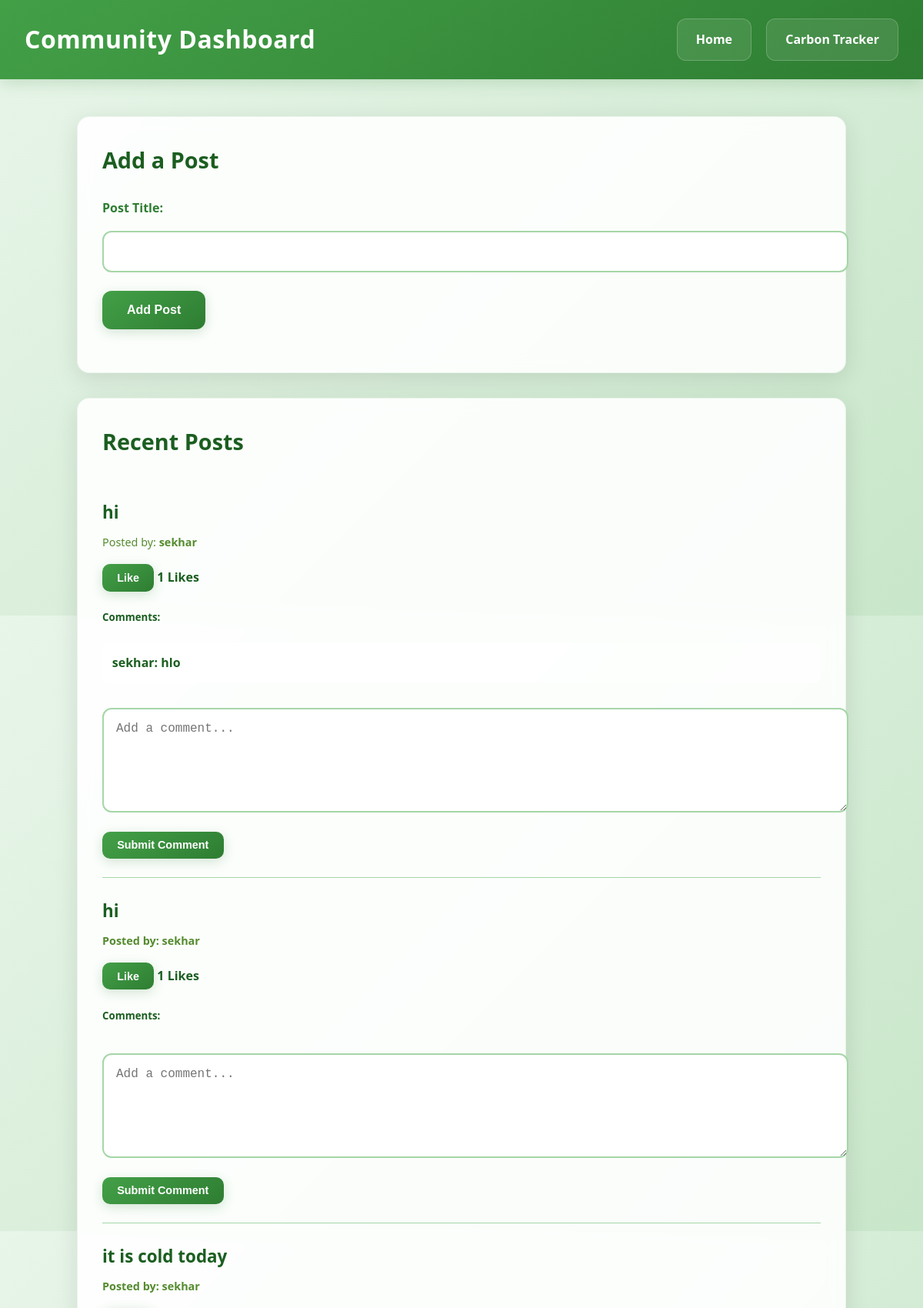
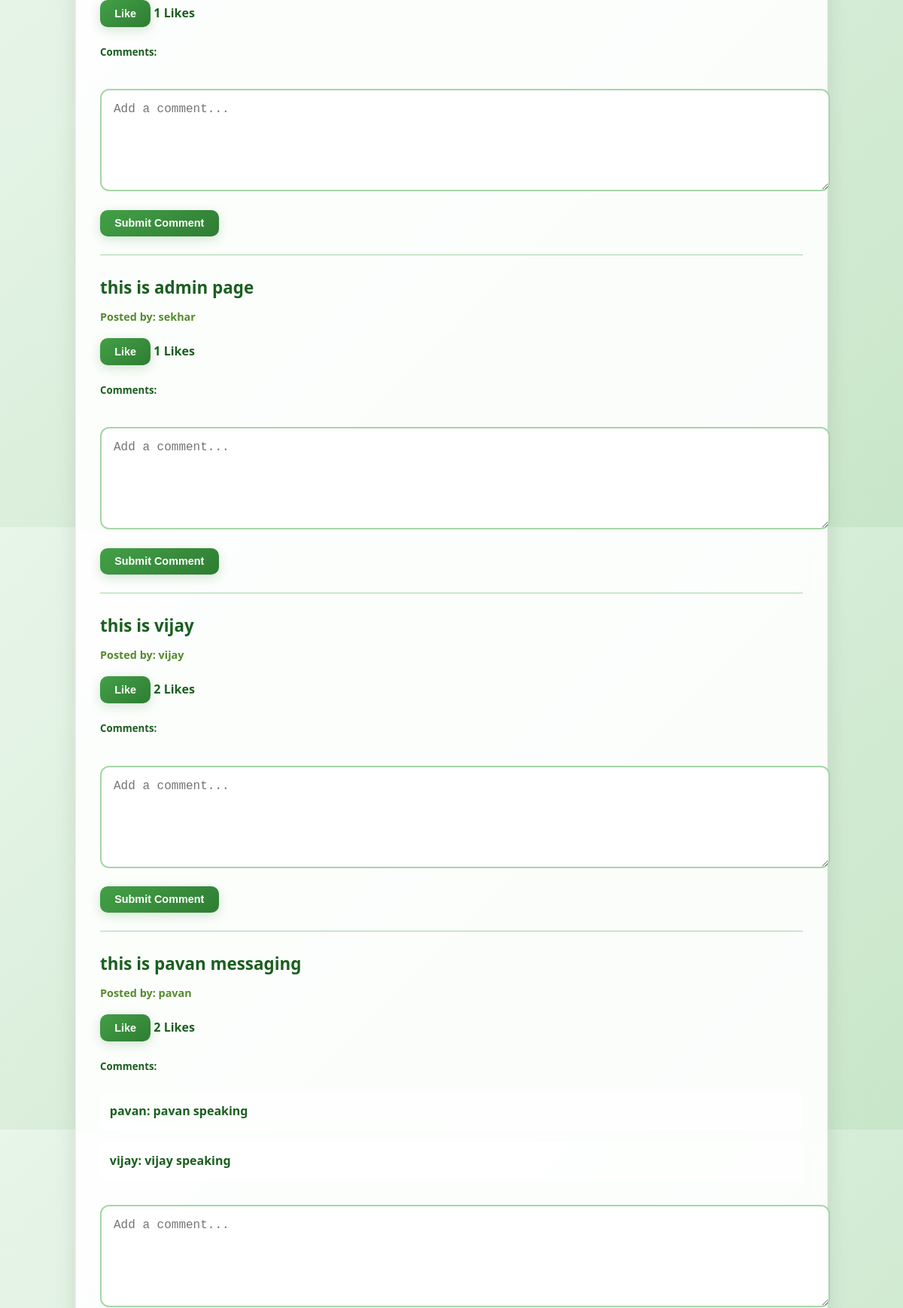
The app's page /community (upper part) with its own data (2 pictures, top to bottom).
### tables this page shows
CREATE TABLE community_posts (
    id INTEGER PRIMARY KEY AUTOINCREMENT,
    title TEXT NOT NULL,
    username TEXT NOT NULL,
    likes INTEGER DEFAULT 0,
    created_at TIMESTAMP DEFAULT CURRENT_TIMESTAMP
);

CREATE TABLE comments(id INTEGER PRIMARY KEY AUTOINCREMENT,
            post_id INTEGER,
            user_id INTEGER,
            content TEXT,
            created_at TIMESTAMP DEFAULT CURRENT_TIMESTAMP,
            FOREIGN KEY(post_id) REFERENCES posts(id),
            FOREIGN KEY(user_id) REFERENCES infosys(id));

### app.py (the view, shortened to what this page needs)
@app.route('/community', methods=['GET', 'POST'])
def community():
    cursor.execute("SELECT * FROM community_posts ORDER BY created_at DESC")
    posts = cursor.fetchall()
    post_list = []
    for post in posts:
        post_id = post[0]
        cursor.execute("SELECT * FROM comments WHERE post_id=?", (post_id,))
        comments = cursor.fetchall()
        cursor.execute("SELECT COUNT(*) FROM post_likes WHERE post_id=?", (post_id,))
        like_count = cursor.fetchone()[0]
        post_list.append({
            'id': post[0],
            'title': post[1],
            'username': post[2],
            'likes': like_count,
            'comments': [{'user_id': comment[2], 'content': comment[3]} for comment in comments]
        })
    return render_template(
        'community.html',
        posts=post_list,
        userId=session.get('userId', None),
        username=session.get('username', 'Anonymous')
    )

### templates/community.html (shortened to what this page needs)
<!DOCTYPE html>
<html lang="en">
<head>
</head>
<body>
    <header>
        <h1>Community Dashboard</h1>
        <nav>
            <a href="{{url_for('home')}}" class="nav-button">Home</a>
            <a href="{{url_for('carbon_tracker')}}" class="nav-button">Carbon Tracker</a>
        </nav>
    </header>
    <div class="community-section">
        <div class="community-card">
            <h3>Add a Post</h3>
            <form action="/community" method="POST">
                <div class="form-group">
                    <label for="post-title">Post Title:</label>
                    <input type="text" id="post-title" name="title" required>
                </div>
                <div class="form-group">
                    <button type="submit">Add Post</button>
                </div>
            </form>
        </div>
        <div class="community-card">
            <h3>Recent Posts</h3>
            <ul class="community-list">
                {% for post in posts %}
                <li class="community-item">
                    <h4>{{ post.title }}</h4>
                    <div class="posted-by">Posted by: <strong>{{ post.username }}</div>
                    <div class="likes-comments">
                        <form class="like-form" data-post-id="{{ post.id }}">
                            <button type="submit" class="like-button">Like</button>
                            <span id="likes-count-{{ post.id }}">{{ post.likes }} Likes</span>
                        </form>
                    </div>
                    <div class="comments-section">
                        <h5>Comments:</h5>
                        <ul class="comments-list" id="comments-list-{{ post.id }}">
                            {% for comment in post.comments %}
                            <li>
                                <strong>{{ comment.user_id }}:</strong> {{ comment.content }}
                            </li>
                            {% endfor %}
                        </ul>
                        <form class="comment-form" data-post-id="{{ post.id }}">
                            <textarea name="content" placeholder="Add a comment..." required></textarea>
                            <button type="submit" class="comment-button">Submit Comment</button>
                        </form>
                    </div>
                </li>
                {% endfor %}
            </ul>
        </div>
    </div>
</body>
</html>

### templates/community.html (style rules this page uses)
body { font-family: 'Segoe UI', system-ui, -apple-system, sans-serif; margin: 0; padding: 0; background: linear-gradient(135deg, #e8f5e9 0%, #c8e6c9 100%); color: #1b5e20; line-height: 1.7; min-height: 100vh; }
header { background: linear-gradient(145deg, #43a047, #2e7d32); color: white; padding: 1.5rem 2rem; display: flex; justify-content: space-between; align-items: center; box-shadow: 0 4px 20px rgba(46, 125, 50, 0.2); }
header h1 { margin: 0; font-size: 2rem; font-weight: 700; letter-spacing: 0.5px; }
nav { display: flex; gap: 1.2rem; }
.nav-button { color: white; text-decoration: none; padding: 0.8rem 1.5rem; border-radius: 12px; background: rgba(255, 255, 255, 0.1); font-weight: 600; transition: all 0.3s cubic-bezier(0.4, 0, 0.2, 1); border: 1px solid rgba(255, 255, 255, 0.2); }
.community-section { max-width: 1000px; margin: 3rem auto; padding: 0 1.5rem; }
.community-card { background-color: rgba(255, 255, 255, 0.9); border-radius: 16px; box-shadow: 0 8px 30px rgba(0, 0, 0, 0.1); padding: 2rem; margin-bottom: 2rem; transition: all 0.3s ease; backdrop-filter: blur(10px); border: 1px solid rgba(67, 160, 71, 0.1); }
h3 { margin: 0 0 1.5rem 0; font-size: 1.8rem; color: #1b5e20; font-weight: 700; }
.form-group { margin-bottom: 1.5rem; }
label { display: block; margin-bottom: 0.5rem; font-weight: 600; color: #2e7d32; }
input[type="text"], textarea { width: 100%; padding: 1rem; margin-top: 0.5rem; border: 2px solid #a5d6a7; border-radius: 12px; font-size: 1rem; background-color: rgba(255, 255, 255, 0.9); transition: all 0.3s ease; }
button { background: linear-gradient(145deg, #43a047, #2e7d32); color: white; padding: 1rem 2rem; border: none; border-radius: 12px; font-size: 1rem; font-weight: 600; cursor: pointer; transition: all 0.3s cubic-bezier(0.4, 0, 0.2, 1); box-shadow: 0 4px 15px rgba(46, 125, 50, 0.2); }
.community-list { list-style: none; padding: 0; }
.community-item { border-bottom: 1px solid #a5d6a7; padding: 1.5rem 0; }
.community-item h4 { margin: 0 0 0.5rem 0; font-size: 1.4rem; color: #1b5e20; }
.posted-by { font-size: 0.9rem; color: #558b2f; margin-bottom: 1rem; }
.likes-comments { display: flex; align-items: center; gap: 1rem; margin: 1rem 0; }
.like-button, .comment-button { padding: 0.6rem 1.2rem; font-size: 0.9rem; border-radius: 10px; }
.comments-section { margin-top: 1rem; }
.comments-list { list-style: none; padding: 0; margin: 1rem 0; }
.comments-list li { background-color: rgba(255, 255, 255, 0.5); padding: 0.8rem; margin-bottom: 0.8rem; border-radius: 8px; }
.comment-form textarea { min-height: 100px; resize: vertical; margin: 1rem 0; }

### records on screen
community_posts: title "hi", username "sekhar", likes "1"
comments: user_id "sekhar", content "hlo"
community_posts: title "hi", username "sekhar", likes "1"
community_posts: title "it is cold today", username "sekhar", likes "1"
community_posts: title "this is admin page", username "sekhar", likes "1"
community_posts: title "this is vijay", username "vijay", likes "2"
community_posts: title "this is pavan messaging", username "pavan", likes "2"
comments: user_id "pavan", content "pavan speaking"
comments: user_id "vijay", content "vijay speaking"
